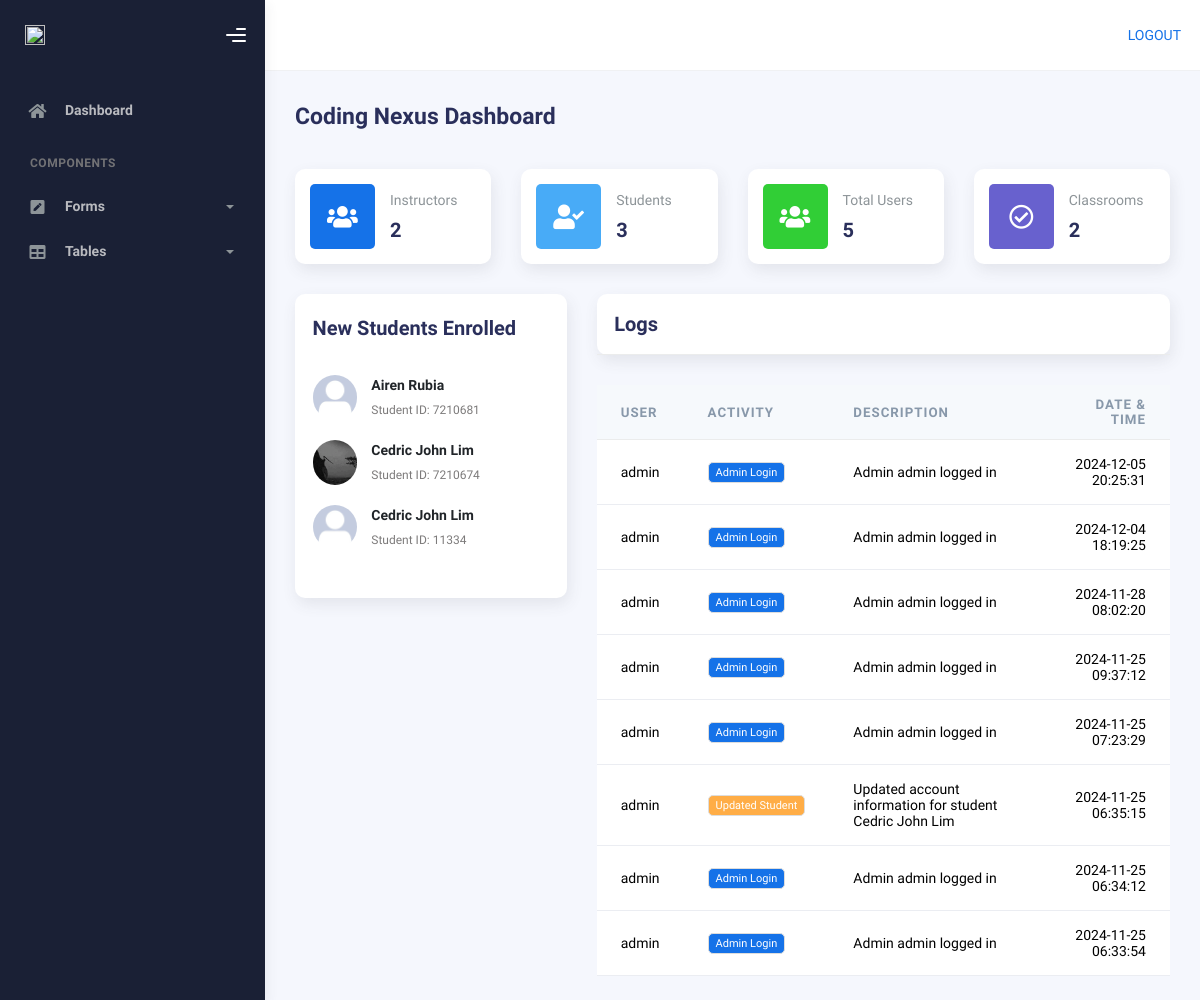
Page /admin-page/ (signed in) on the earlier database version.
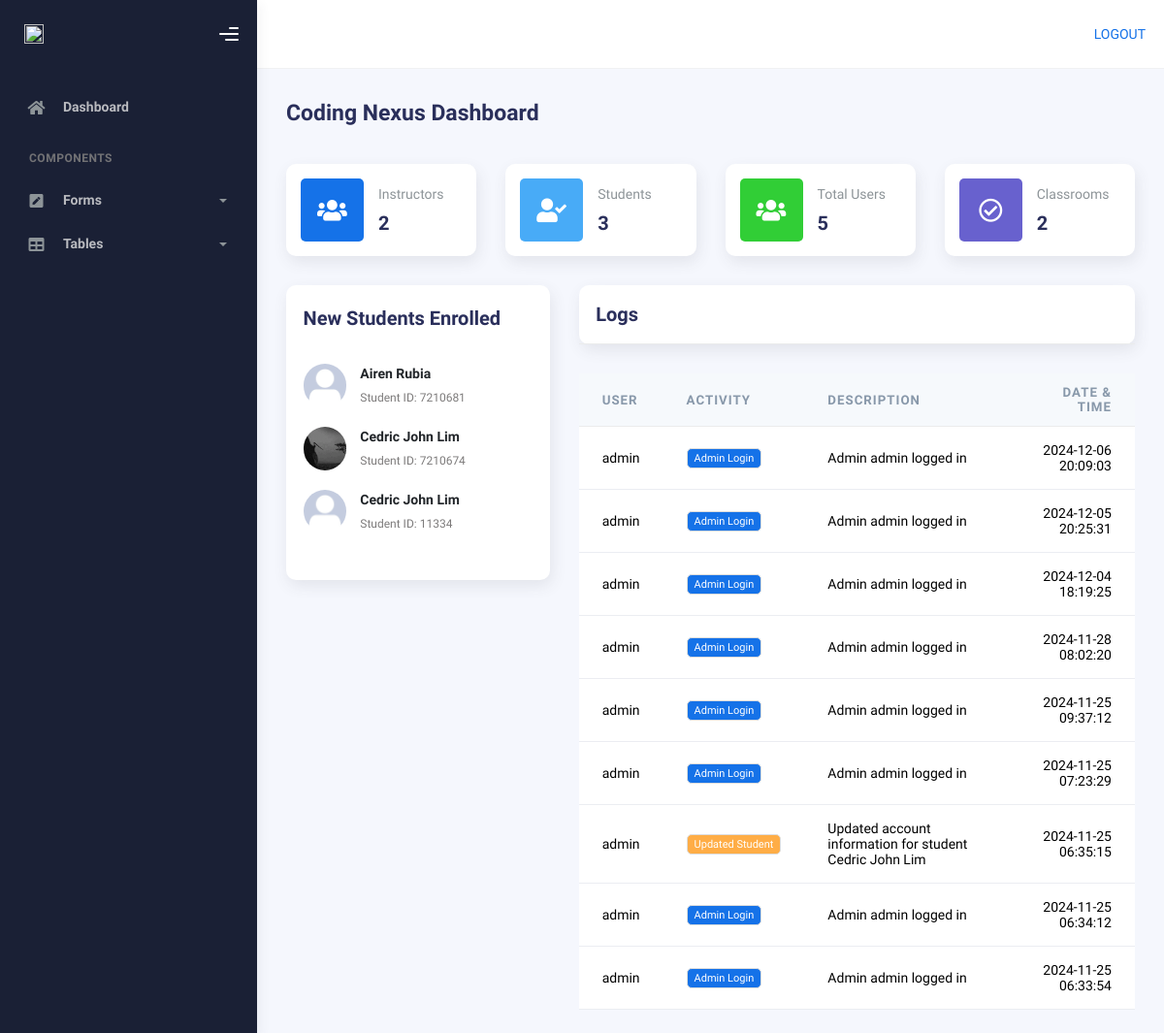
Same page on the later database version.
### AppCodingNexus/models.py (models this page shows, shortened)
class UserProfile(models.Model):
    user = models.OneToOneField(User, on_delete=models.CASCADE)
    studentID = models.IntegerField(null=True, blank=True)
    display_photo = models.ImageField(upload_to='profile_pics/', default='default.jpg')
    firstname = models.CharField(max_length=50)
    lastname = models.CharField(max_length=50)
    birthday = models.DateField()
    gender = models.CharField(max_length=15, null=True, blank=True)
    role = models.CharField(max_length=20,choices=[('Student', 'Student'), ('Instructor', 'Instructor')], blank=True)
    bio = models.TextField(blank=True)
    is_deleted = models.BooleanField(default=False)
    deletion_requested = models.DateTimeField(null=True, blank=True)

class UserActivity(models.Model):
    user = models.ForeignKey(User, on_delete=models.CASCADE)
    activity_type = models.CharField(max_length=100)
    date = models.DateTimeField()
    description = models.TextField(blank=True, null=True)

### AppCodingNexus/views.py (the view)
# urls.py: path('admin-page/', views.admin_page, name='admin-page'),
@login_required(login_url='login')
def admin_page(request):
    if not request.user.is_staff:
        messages.error(request, "You don't have permission to access this page.")
        return redirect('home')
    counts = UserProfile.objects.values('role').annotate(count=Count('role')).order_by('role')
    instructor_count = next((item['count'] for item in counts if item['role'] == 'Instructor'), 0)
    student_count = next((item['count'] for item in counts if item['role'] == 'Student'), 0)
    total_users = instructor_count + student_count
    classroom_count = Classroom.objects.count()
    new_students = UserProfile.objects.filter(role='Student').order_by('-user__date_joined')[:5]
    recent_logs = UserActivity.objects.filter(
        user__is_staff=True,  # Only get logs created by admin users
        activity_type__in=[
            'admin_login',  # Added admin_login to the list
            'instructor_creation',
            'instructor_edit',
            'instructor_deletion',
            'student_account_edit',
            'student_deletion'
        ]
    ).select_related('user').order_by('-date')[:10]
    context = {
        'instructor_count': instructor_count,
        'student_count': student_count,
        'total_users': total_users,
        'classroom_count': classroom_count,
        'new_students': new_students,
        'recent_logs': recent_logs,
    }
    return render(request, 'admin_page/index.html', context)

### templates/admin_page/index.html (shortened to what the changed rows need)
{% extends "admin_page/base.html" %}
{% load static %}
{% block content %}
<div class="container">
          <div class="page-inner">
            <div class="row">
              <div class="col-md-4">
                <div class="card card-round">
                  <div class="card-body">
                    <div class="card-list py-4">
                      {% for student in new_students %}
                      <div class="item-list">
                        <div class="avatar">
                          {% if student.display_photo %}
                            <img src="{{ student.display_photo.url }}" alt="..." class="avatar-img rounded-circle"/>
                          {% else %}
                            <span class="avatar-title rounded-circle border border-white">{{ student.firstname|first }}{{ student.lastname|first }}</span>
                          {% endif %}
                        </div>
                        <div class="info-user ms-3">
                          <div class="username">{{ student.firstname }} {{ student.lastname }}</div>
                          <div class="status">Student ID: {{ student.studentID }}</div>
                        </div>
                      </div>
                      {% empty %}
                      <p>No new students enrolled.</p>
                      {% endfor %}
                    </div>
                  </div>
                </div>
              </div>
              <div class="col-md-8">
                  <div class="card-body p-0">
                    <div class="table-responsive">
                      <table class="table align-items-center mb-0">
                        <thead class="thead-light">
                          <tr>
                            <th scope="col">User</th>
                            <th scope="col">Activity</th>
                            <th scope="col">Description</th>
                            <th scope="col" class="text-end">Date & Time</th>
                          </tr>
                        </thead>
                        <tbody>
                          {% for log in recent_logs %}
                          <tr>
                            <td>{{ log.user.username }}</td>
                            <td>
                              {% if log.activity_type == 'admin_login' %}
                                  <span class="badge bg-primary">Admin Login</span>
                              {% elif log.activity_type == 'instructor_creation' %}
                                  <span class="badge bg-success">Created Instructor</span>
                              {% elif log.activity_type == 'instructor_edit' %}
                                  <span class="badge bg-info">Updated Instructor</span>
                              {% elif log.activity_type == 'instructor_deletion' %}
                                  <span class="badge bg-danger">Deleted Instructor</span>
                              {% elif log.activity_type == 'student_account_edit' %}
                                  <span class="badge bg-warning">Updated Student</span>
                              {% elif log.activity_type == 'student_deletion' %}
                                  <span class="badge bg-danger">Deleted Student</span>
                              {% else %}
                                  <span class="badge bg-secondary">{{ log.activity_type }}</span>
                              {% endif %}
                            </td>
                            <td>{{ log.description }}</td>
                            <td class="text-end">{{ log.date|date:"Y-m-d H:i:s" }}</td>
                          </tr>
                          {% empty %}
                          <tr>
                            <td colspan="4" class="text-center">No recent activity</td>
                          </tr>
                          {% endfor %}
                        </tbody>
                      </table>
                    </div>
                  </div>
                </div>
              </div>
            </div>
          </div>
        </div>
      </div>
    {% endblock %}

Differences in the rows shown:
added UserActivity: user.username "admin", activity_type "Admin Login", description "Admin admin logged in", date "2024-12-06 20:09:03"
